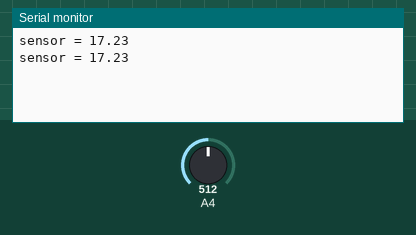
The sketch below on a simulated Arduino Mega 2560, built with avr-gcc and run on an emulated ATmega2560. Parts: the last lines printed to the serial monitor. The test bench sets the inputs (shaded band); at power-on: A4 = 512.

Above: at 1.2 s.
1.3 s: A4 set to 716
At 2.2 s:
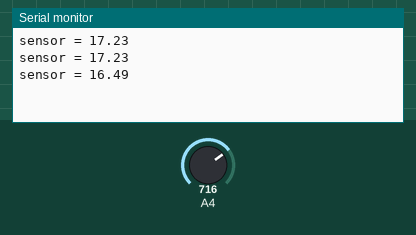
2.8 s: A4 set to 900
At 2.8 s:
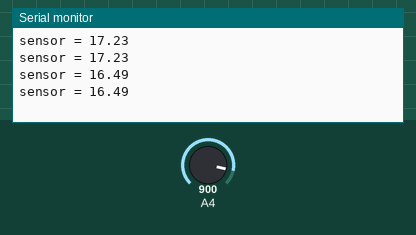
Timing chart, 0 to 5.8 s (numbered marks = the images above; inputs shaded):
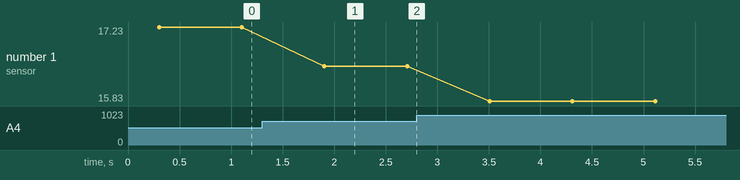

The sketch:

pH-measure.ino
```cpp
float calibration = 18.78; //change this value to calibrate. This will be found in the linear regression.
const int analogInPin = 36;
int sensorValue = 0;
unsigned long int avgValue;
float b;
int buf[10], temp;
void setup() {
  Serial.begin(115200);
}
void loop() {
  for (int i = 0; i < 10; i++)
  {
    buf[i] = analogRead(analogInPin);
    delay(30);
  }
  for (int i = 0; i < 9; i++)
  {
    for (int j = i + 1; j < 10; j++)
    {
      if (buf[i] > buf[j])
      {
        temp = buf[i];
        buf[i] = buf[j];
        buf[j] = temp;
      }
    }
  }
  avgValue = 0;
  for (int i = 2; i < 8; i++)
    avgValue += buf[i];
  float pHVol = (float)avgValue * 3.3 / 4092 / 6; // changed to 3.3v and 4092 ADC resolution
  float phValue = -4.48 * pHVol + calibration + 0.3; // these values will be found through linear regression of the calibration
  Serial.print("sensor = ");
  Serial.println(phValue);
  delay(500);
}
```

Measured:
- after the input at 1.3 s, the serial monitor: prints a new line after 0.61 s (image 1)
- plotted number 1: 17.23 → 16.49 after the input at 1.3 s, 16.49 → 15.83 after the input at 2.8 s
